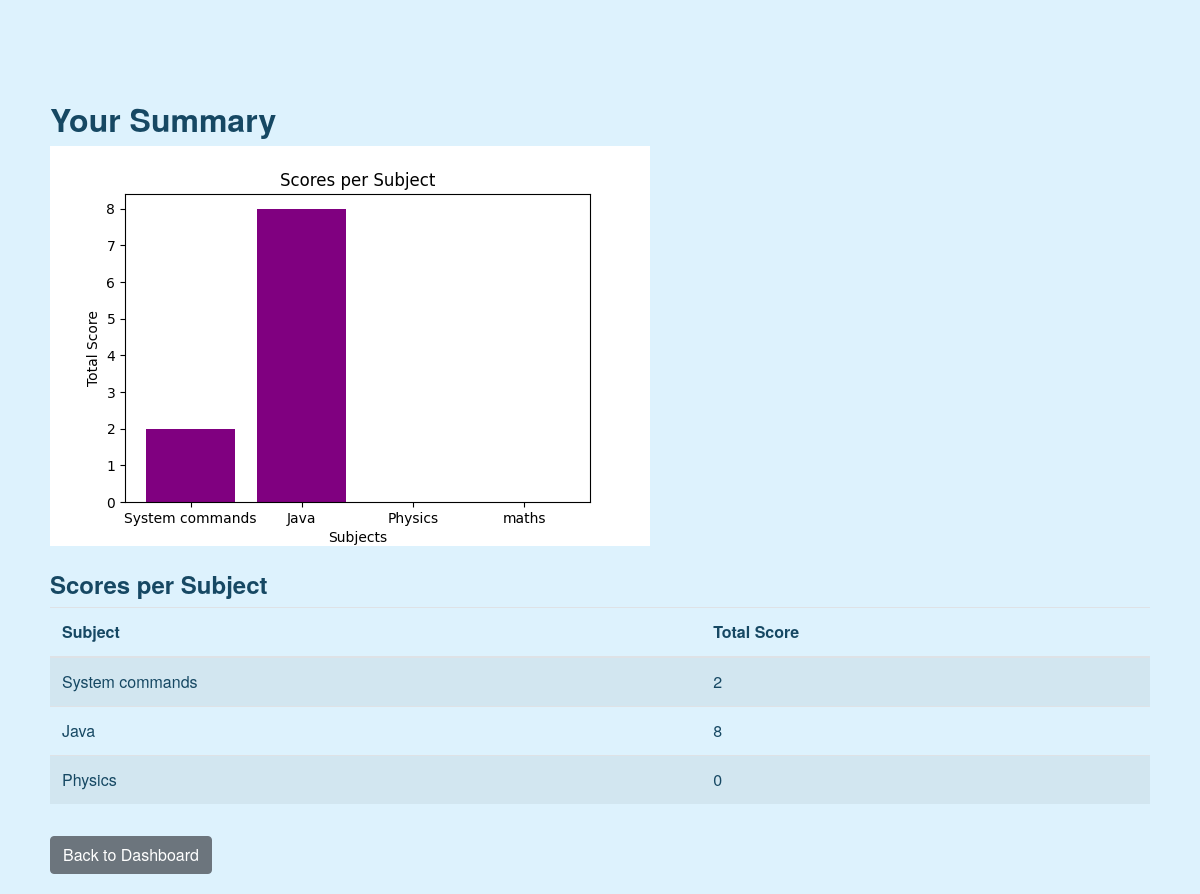
/user/summary (signed in), run on an earlier commit of the app's database.
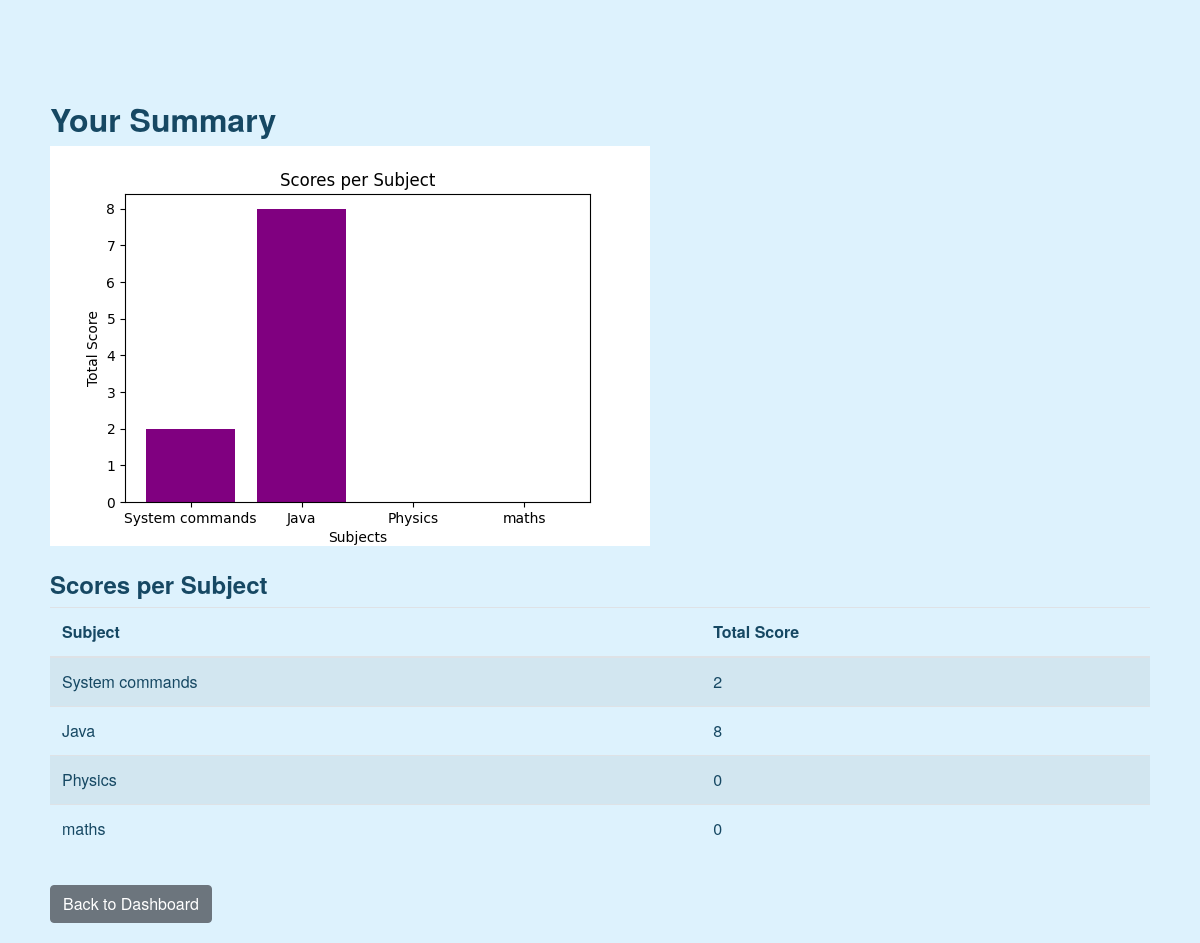
And on a later commit of the database.
### controllers/models.py (models this page shows, shortened)
class Subject(db.Model):
    __tablename__ = 'subjects'
    id = db.Column(db.Integer, primary_key=True)
    name = db.Column(db.String(100), unique=True, nullable=False)
    description = db.Column(db.Text)
    chapters = db.relationship('Chapter', backref='subject', lazy=True)#related data is loaded when accessed by chapter

### controllers/user_routes.py (the view)
    @app.route('/user/summary')
    def user_summary():
        if 'user_id' not in session:
            flash("Please log in first.", "warning")
            return redirect(url_for('login'))
        if session.get('role') == 'Admin':
            flash("Admins cannot access user summary.", "danger")
            return redirect(url_for('admin_dashboard'))
        user_id = session['user_id']
        subjects = Subject.query.all()
        subject_names = []
        total= []
        for sub in subjects:
            sum = 0
            for chap in sub.chapters:
                for quiz in chap.quizzes:
                    for i in quiz.scores:
                        if i.user_id == user_id:
                            sum += i.total_scored
            subject_names.append(sub.name)
            total.append(sum)
        plt.clf()
        fig, ax = plt.subplots(figsize=(6,4))
        ax.bar(subject_names, total, color='purple')
        ax.set_xlabel("Subjects")
        ax.set_ylabel("Total Score")
        ax.set_title("Scores per Subject")
        user_chartpath = 'static/user_summary.png'
        plt.savefig(user_chartpath)
        plt.close(fig)
        user_summary = []
        for i, subj_name in enumerate(subject_names):
            user_summary.append({'subject': subj_name,'score': total[i] })
        return render_template('user_summary.html', user_chart_path=user_chartpath,user_summary_data=user_summary)

### templates/user_summary.html (shortened to what this page needs)
{% extends 'base.html' %}
{% block content %}
<div class="container mt-4">
  <h2>Your Summary</h2>
  <div class="mb-4">
    <img src="{{ url_for('static', filename='user_summary.png') }}"
    alt="User Summary Chart" class="img-fluid">
  </div>
  <h4>Scores per Subject</h4>
  <table class="table table-striped">
    <thead>
      <tr>
        <th>Subject</th>
        <th>Total Score</th>
      </tr>
    </thead>
    <tbody>
      {% for row in user_summary_data %}
      <tr>
        <td>{{ row.subject }}</td>
        <td>{{ row.score }}</td>
      </tr>
      {% endfor %}
    </tbody>
  </table>
  <a href="{{ url_for('user_dashboard') }}" class="btn btn-secondary mt-3">Back to Dashboard</a>
</div>
{% endblock %}

What changed in the data, as far as the page shows it:
added Subject: subject "maths", score "0"
